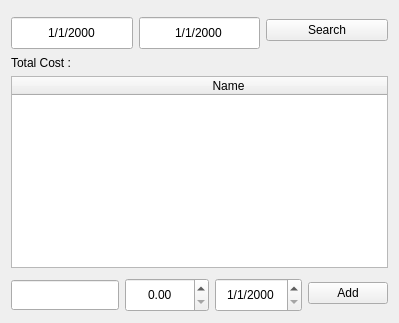
         <widget class="QWidget" name="tab_8">
          <attribute name="title">
           <string>Losses</string>
          </attribute>
          <layout class="QGridLayout" name="gridLayout_18">
           <item row="2" column="0" colspan="3">
            <widget class="QTableWidget" name="tableWidget_9">
             <property name="horizontalScrollBarPolicy">
              <enum>Qt::ScrollBarAlwaysOff</enum>
             </property>
             <attribute name="horizontalHeaderDefaultSectionSize">
              <number>433</number>
             </attribute>
             <column>
              <property name="text">
               <string>Name</string>
              </property>
             </column>
             <column>
              <property name="text">
               <string>Cost</string>
              </property>
             </column>
             <column>
              <property name="text">
               <string>Date</string>
              </property>
             </column>
            </widget>
           </item>
           <item row="3" column="0" colspan="3">
            <layout class="QHBoxLayout" name="horizontalLayout_15">
             <item>
              <widget class="QLineEdit" name="lineEdit_8">
               <property name="styleSheet">
                <string notr="true">height : 28px;
margin-top : 4px;
max-width : 800px</string>
               </property>
              </widget>
             </item>
             <item>
              <widget class="QDoubleSpinBox" name="doubleSpinBox_4">
               <property name="styleSheet">
                <string notr="true">height : 28px;
margin-top : 4px</string>
               </property>
               <property name="alignment">
                <set>Qt::AlignCenter</set>
               </property>
               <property name="buttonSymbols">
                <enum>QAbstractSpinBox::UpDownArrows</enum>
               </property>
               <property name="maximum">
                <double>1000000.000000000000000</double>
               </property>
              </widget>
             </item>
             <item>
              <widget class="QDateEdit" name="dateEdit_18">
               <property name="styleSheet">
                <string notr="true">height : 28px;
margin-top : 4px</string>
               </property>
               <property name="alignment">
                <set>Qt::AlignCenter</set>
               </property>
               <property name="buttonSymbols">
                <enum>QAbstractSpinBox::UpDownArrows</enum>
               </property>
               <property name="displayFormat">
                <string>d/M/yyyy</string>
               </property>
              </widget>
             </item>
             <item>
              <widget class="QPushButton" name="pushButton_11">
               <property name="cursor">
                <cursorShape>PointingHandCursor</cursorShape>
               </property>
               <property name="text">
                <string>Add</string>
               </property>
              </widget>
             </item>
            </layout>
           </item>
           <item row="0" column="0">
            <widget class="QDateEdit" name="dateEdit_9">
             <property name="styleSheet">
              <string notr="true">min-height : 28px;
margin-top : 5px</string>
             </property>
             <property name="alignment">
              <set>Qt::AlignCenter</set>
             </property>
             <property name="buttonSymbols">
              <enum>QAbstractSpinBox::NoButtons</enum>
             </property>
             <property name="displayFormat">
              <string>d/M/yyyy</string>
             </property>
            </widget>
           </item>
           <item row="0" column="2">
            <widget class="QPushButton" name="pushButton_10">
             <property name="cursor">
              <cursorShape>PointingHandCursor</cursorShape>
             </property>
             <property name="text">
              <string>Search</string>
             </property>
            </widget>
           </item>
           <item row="0" column="1">
            <widget class="QDateEdit" name="dateEdit_10">
             <property name="styleSheet">
              <string notr="true">min-height : 28px;
margin-top : 5px</string>
             </property>
             <property name="alignment">
              <set>Qt::AlignCenter</set>
             </property>
             <property name="buttonSymbols">
              <enum>QAbstractSpinBox::NoButtons</enum>
             </property>
             <property name="displayFormat">
              <string>d/M/yyyy</string>
             </property>
            </widget>
           </item>
           <item row="1" column="0">
            <widget class="QLabel" name="label_16">
             <property name="text">
              <string>Total Cost :</string>
             </property>
            </widget>
           </item>
          </layout>
         </widget>
